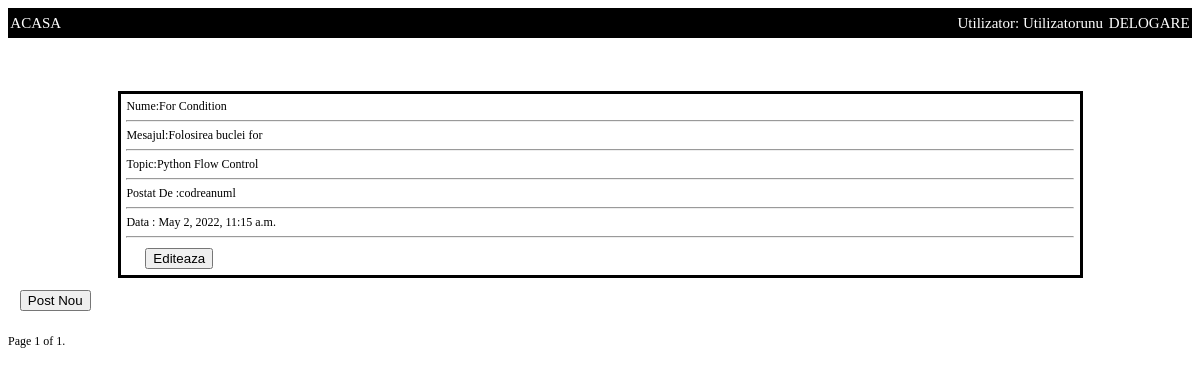
Page /tweet/topic/4 (signed in) on the committed database.
### TWEET/models.py (models this page shows, shortened)
class Posts(models.Model):
	nume=models.CharField(max_length=30)
	descriere=models.CharField(max_length=100)
	topic=models.ForeignKey(Topics, related_name='posts',on_delete=models.CASCADE,default=None)
	data_initiere=models.DateTimeField()
	aprecieri=models.IntegerField(default=0)
	utilizator=models.ForeignKey(User,related_name='User_Post',on_delete=models.CASCADE,default=None)

class Topics(models.Model):
	nume=models.CharField(max_length=30)
	descriere=models.CharField(max_length=100)
	board=models.ForeignKey(Board, related_name='topics',on_delete=models.CASCADE,default=None)
	data_initiere=models.DateTimeField()
	utilizator=models.ForeignKey(User,related_name='User_Topic',on_delete=models.CASCADE,default=None)
	def __str__(self):
		return self.nume

### TWEET/views.py (the view)
# urls.py: path('topic/<int:pk>',TWEET_VIEWS.topic,name='topic'),
@login_required
def topic(request,pk):
	topic_querry=Topics.objects.get(pk=pk)
	post_querry=Posts.objects.filter(topic=topic_querry)
	pag_object=Paginator(post_querry,5)
	page=request.GET.get('page')
	page_obj=pag_object.get_page(page)
	return render(request, 'topic.html',{'page_obj':page_obj,'topic':topic_querry})

### templates/topic.html (shortened to what this page needs)
{% extends 'template.html' %}
{% block content %}
<div class="main_page_posts" >
	<div class="nume">
	</div>
	{% for post in page_obj %}
	<div class="container-post">
		Nume:{{post.nume}}<hr/>
		Mesajul:{{post.descriere}}<hr/>
		Topic:{{post.topic}} <hr/>
		Postat De :{{post.utilizator}} <hr/>
		Data : {{post.data_initiere}} <hr/>
		<div class="btn_add">
			 <form action="{% url 'TWEET:post_edit' post.pk %}" method="get">
                <button type="submit">Editeaza</button>
             </form>
         </div>
	</div>
	{% endfor %}
				<div class="btn_add">
			 <form action="{% url 'TWEET:add_post' topic.pk %}" method="get">
                <button type="submit">Post Nou</button>
             </form>
         </div>
	<div class="pagination">
    	<span class="step-links">
        <span class="current">
            Page {{ page_obj.number }} of {{ page_obj.paginator.num_pages }}.
        </span>
    </span>
</div>
</div>
{% endblock %}

### templates/template.html (shortened to what this page needs)
{% load static %}
<!DOCTYPE html>
<html>
<head>
    <link href="{% static 'css/style.css' %}" rel="stylesheet" type="text/css">
</head>
<body>
<div class="navbar">
    <div class="left">
    <div class="button_1"><a href="{% url 'TWEET:home' %}" color="white" >ACASA </a> </div>
    </div>
    <div class="right">
    {% if user.is_authenticated %}
        <p class="nume">
        Utilizator: {{user.username}}
        </p>
        <div class="button_2"><a href="{% url 'ACCOUNTS:logout' %}" color="white" >DELOGARE</a> </div>
    {% else %}
        <div class="button_2"><a href="{% url 'ACCOUNTS:login' %}" color="white" >LOGARE</a> </div>
        <div class="button_3"><a href="{% url 'ACCOUNTS:signup' %}" color="white" >INREGISTRARE </a> </div>
    {% endif %}
    </div>
</div>
       {% block content %}
       {% endblock %}
</body>
</html>

### static/css/style.css (style rules this page uses)
.navbar { height: 30px; font-size: 10px; background-color: black; display: flex; align-items: center; justify-content: center; }
.navbar .left { width: 50%; display: flex; justify-content: left; align-items: center; }
.navbar .right { width: 50%; display: flex; justify-content: right; align-items: center; }
.navbar .button_1 { height: 90%; color: white; text-align: center; margin-left : 0.4%; }
.navbar .button_2 { height: 90%; color: white; text-align: center; margin-right : 0.4%; }
.nume { height: 90%; color: white; text-align: center; margin-right : 1%; }
@media screen and (min-width: 601px) { .navbar .button_1 { font-size: 15px; } }
@media screen and (min-width: 601px) { .navbar .button_2 { font-size: 15px; } }
@media screen and (min-width: 601px) { .main_page_posts .container-post { font-size: 1vw; } }
@media screen and (min-width: 601px) { .main_page_posts { font-size: 1vw; } }
@media screen and (min-width: 601px) { .nume { font-size: 15px; } }
.navbar a { color :white ; text-decoration: none; }
.pagination { padding: 2%; width: 100%; display: flex; justify-content: left; }
.btn_add { margin-left: 2%; margin-top: 1%; width: 100%; display: flex; justify-content: left; }
.main_page_posts { display : flex ; flex-direction: column; justify-content: center; align-items: center; }
.main_page_posts .container-post { justify-content: center; margin-top: 2%; width :80% ; border-style: solid; border-color : black; border-size: 0.5px; padding: 0.5%; }
.main_page_posts .nume { margin-top: 1%; }

### rows in the picture
Posts: nume "For Condition", descriere "Folosirea buclei for", topic "Python Flow Control", utilizator "codreanuml", data_initiere "May 2, 2022, 11:15 a.m."

### other values in the picture
{{ user.username }} "Utilizatorunu"
{{ page_obj.number }} "1"
{{ page_obj.paginator.num_pages }} "1"
